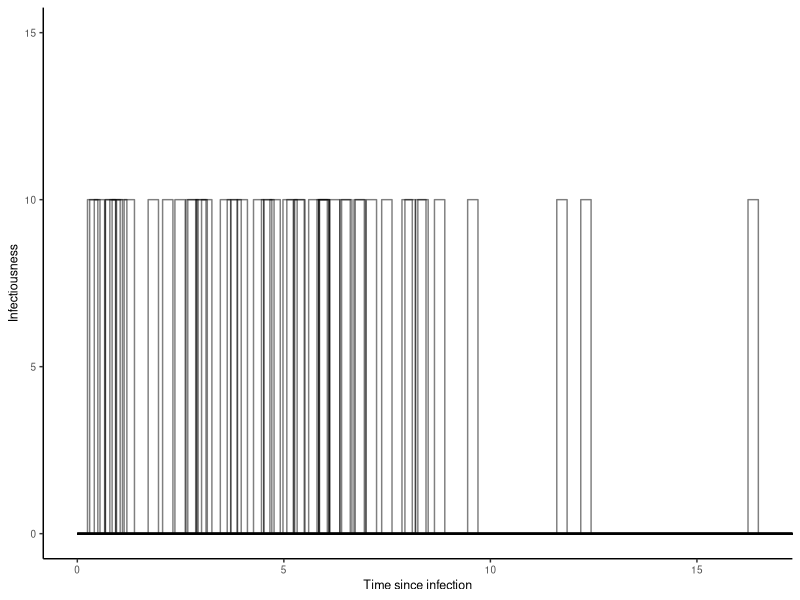
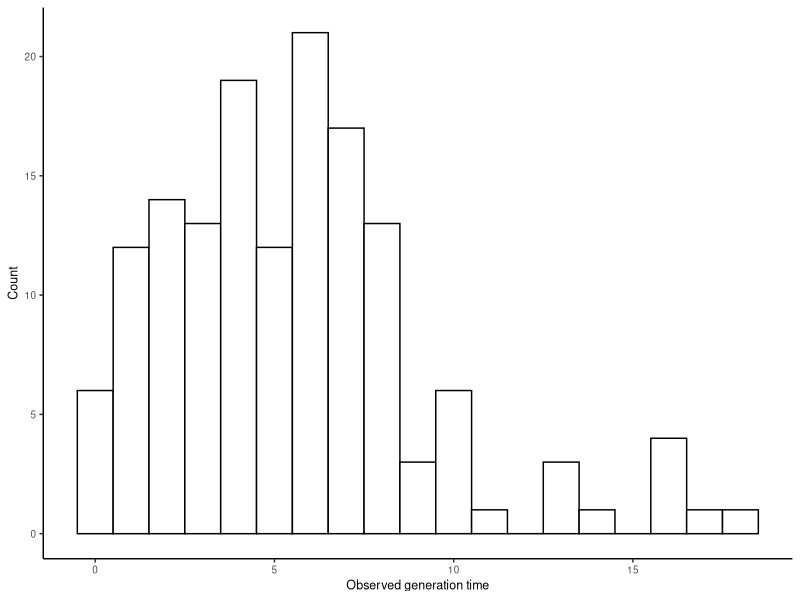
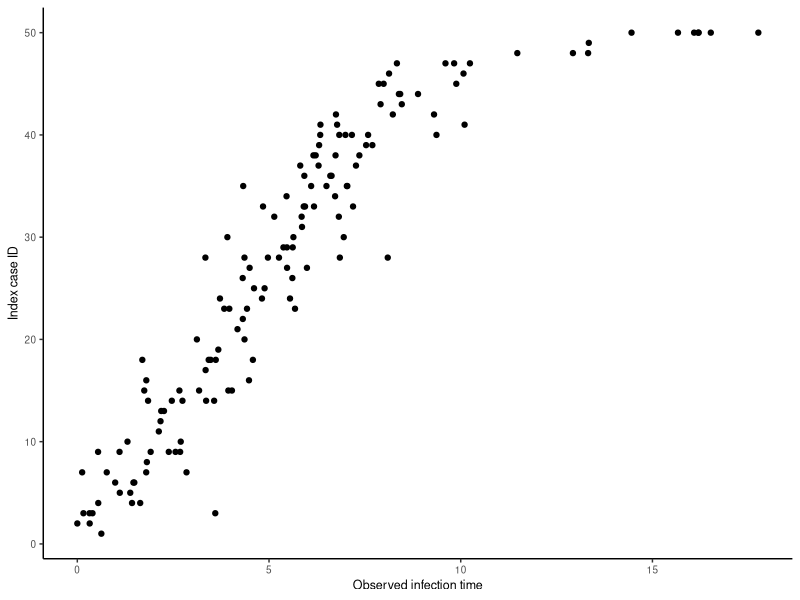

Reproduce these figures in R, in order.
# =============================================================================
# Import and define 
# =============================================================================

library(tidyverse)
library(purrr)

N <- 50

beta <- 1/2 
gamma <- 1/5
ninf <- rpois(N, beta/gamma)

tstar <- rexp(N, gamma)

kwidth <- 0.25

# =============================================================================
# Define the true kernels and related quantities 
# =============================================================================

inftimes <- pmap(list(ninf, tstar), function(x,y){return(c(ninf=x,tstar=y))}) %>% 
	map(~ .[["tstar"]] + kwidth*runif(.[["ninf"]]))

truekernels <- as.list(tstar) %>% 
	imap(~ tibble(id=.y, x=c(0, .x, .x, .x+kwidth, .x+kwidth, Inf), y=c(0, 0, beta/gamma/kwidth, beta/gamma/kwidth, 0, 0))) %>% 
	bind_rows()

# Person-wise mean
means <- map(inftimes, mean)

# Overall per-person SD (gotten by subtracting each mean )
sd <- inftimes %>% 
	map(~ .-mean(.)) %>% 
	unlist() %>% 
	sd()

# =============================================================================
# Plot various inferences of the infectiousness kernel 
# =============================================================================

xvals <- seq(from=0, to=30, by=0.01)

infkernels_indivmean <- means %>% 
	imap(~ tibble(id=.y, x=xvals, y=dnorm(xvals, .x, sd))) %>% 
	bind_rows() %>% 
	mutate(y=y*beta/gamma)

infkernels_sharedmean <- inftimes %>% 
	unlist() %>% 
	(function(x){return(tibble(id=0,x=xvals,mean=mean(x),sd=sd(x)))}) %>% 
	# mutate(y=N*beta/gamma*dnorm(x,mean,sd)) %>% 
	mutate(y=N*beta/gamma*dexp(x,1/mean)) %>% 
	select(id,x,y)

get_noisy_onsets <- function(inftimes, epsilon){

	N <- length(inftimes)

	# get onsets for the index cases 

	inftimes_noisy <- inftimes %>% 
		# Noisy observation of the child cases: 
		map(~ unlist(lapply(., rnorm, n=1, sd=epsilon))) %>% 
		# Noisy observation of the parent cases: 
		map(~ .+rnorm(length(.),0,epsilon))

	return(inftimes_noisy)

}

inftimes_noisy <- get_noisy_onsets(inftimes, 0.75)

infkernels_indivmean_noisy <- map(inftimes_noisy, mean) %>% 
	imap(~ tibble(id=.y, x=xvals, y=dnorm(xvals, .x, sd))) %>% 
	bind_rows() %>% 
	mutate(y=y*beta/gamma)


fig_truekernel <- truekernels %>% 
	ggplot(aes(x=x, y=y, group=factor(id))) + 
		geom_line(col="black", alpha=0.5) + 
		theme_classic() + 
		scale_y_continuous(limits=c(0, beta/gamma/kwidth*1.5)) + 
		labs(x="Time since infection", y="Infectiousness") + 
		theme(text=element_text(size=9))

ggsave(fig_truekernel, file="figures/truekernel.pdf", width=3.5, height=3.5/1.6)		
	

fig_kernelcomp <- truekernels %>% 
	ggplot(aes(x=x, y=y, group=factor(id))) + 
		geom_line() + 
		geom_line(data=infkernels_indivmean, col="gray", alpha=0.6) + 
		geom_line(data=infkernels_indivmean_noisy, col="red", alpha=0.6) + 
		geom_line(data=infkernels_sharedmean, col="dodgerblue", alpha=0.4, size=1) + 
		theme_classic() 

fig_inftimehist <- tibble(tinf=unlist(inftimes_noisy)) %>% 
	ggplot(aes(x=abs(tinf))) + 
		geom_histogram(binwidth=1, fill="white", col="black") + 
		theme_classic() + 
		labs(x="Observed generation time", y="Count") + 
		theme(text=element_text(size=9))

ggsave(fig_inftimehist, file="figures/inftimehist.pdf", width=3.5, height=3.5/1.6)		


fig_tinf_noisy <- inftimes_noisy %>% 
	imap(~ tibble(id=.y, tinf=.x)) %>% 
	bind_rows() %>% 
	group_by(id) %>% 
	mutate(meantinf=mean(tinf)) %>% 
	arrange(meantinf, id, tinf) %>% 
	(function(x){
		orderedids <- x %>% 
			group_by(id) %>% 
			slice(1) %>% 
			ungroup() %>% 
			arrange(meantinf) %>% 
			mutate(newid=1:n()) %>% 
			select(id, newid) 
		out <- x %>% 
			left_join(orderedids, by="id") 
		return(out)
		}) %>% 
	ggplot(aes(x=abs(tinf), y=newid)) + 
		geom_point() + 
		theme_classic() + 
		labs(x="Observed infection time", y="Index case ID") + 
		theme(text=element_text(size=9))

ggsave(fig_tinf_noisy, file="figures/tinf_noisy.pdf", width=3.5, height=3.5/1.6)	



